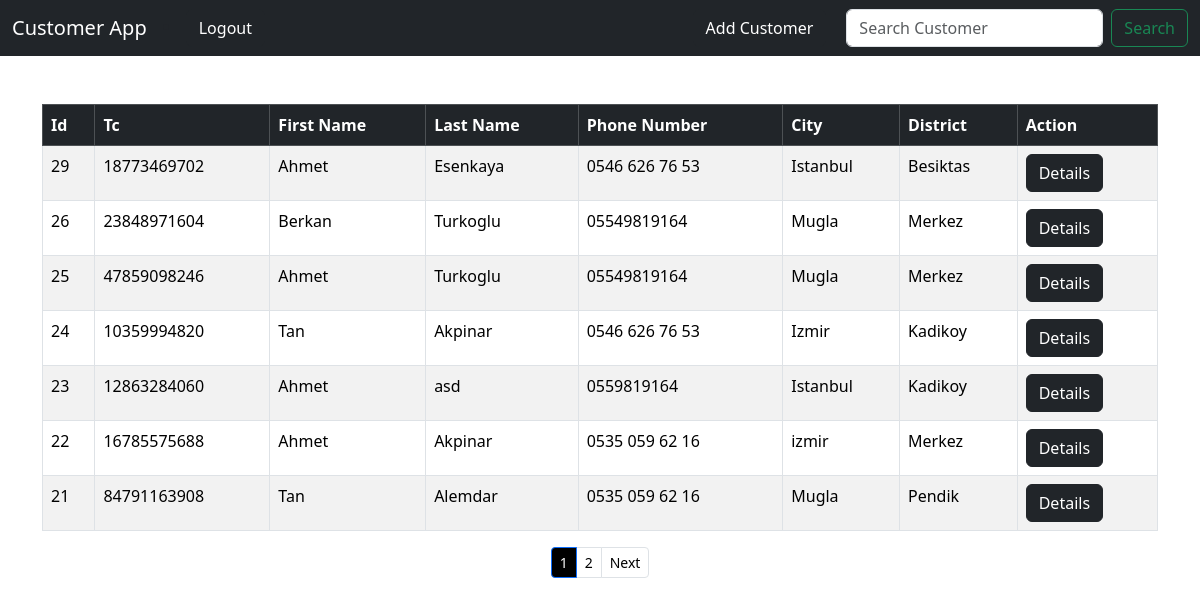
The app's page / (signed in) with its own data.
### crm/models.py (models this page shows, shortened)
class Customer(models.Model):
    created_at = models.DateTimeField(auto_now_add=True)
    tc_no = models.IntegerField(editable=True, validators=[
        RegexValidator(
            r'^[1-9]{1}[0-9]{9}[02468]{1}$',
            message="Invalid Tc No ",
            code="invalid_number"
            )
        ], unique=True)
    first_name = models.CharField(max_length=50, editable=True)
    last_name =  models.CharField(max_length=50, editable=True)
    phone = models.CharField(max_length=15, editable=True)
    city =  models.CharField(max_length=50, editable=True)
    district =  models.CharField(max_length=50, editable=True)

### crm/views.py (the view)
# urls.py: 2. Add a URL to urlpatterns:  path('', views.home, name='home')
def home(request):
    if request.method == 'POST':
        username = request.POST['username']
        password = request.POST['password']
        user = authenticate(request, username=username, password=password)
        if user is not None:
            login(request, user)
            messages.success(request, "You have been logged in!")
            return redirect('home')
        else :
            messages.error(request, "There was an error! Please check your password or username!")
            return redirect('home')
    else :
        p = Paginator(Customer.objects.all().order_by('-created_at'), 7)
        page = request.GET.get('page')
        customers = p.get_page(page)
        return render(request, 'home.html', {'customers' : customers})

### crm/templates/home.html (shortened to what this page needs)
{% extends 'base.html' %}
{% block content %}
    {% if user.is_authenticated %}
        <table class="table table-striped table-hover table-bordered">
          <thead class="table-dark" >
            <tr >
              <th scope="col">Id</th>
              <th scope="col">Tc</th>
              <th scope="col">First Name</th>
              <th scope="col">Last Name</th>
              <th scope="col">Phone Number</th>
              <th scope="col">City</th>
              <th scope="col">District</th>
              <th scope="col">Action</th>
            </tr>
          </thead>
          <tbody>
              {% if customers %}
                {% for customer in customers %}
                    <tr>
                      <td>{{ customer.id }}</td>
                      <td>{{ customer.tc_no }}</td>
                      <td>{{ customer.first_name }}</td>
                      <td>{{ customer.last_name }}</td>
                      <td>{{ customer.phone }}</td>
                      <td>{{ customer.city }}</td>
                      <td>{{ customer.district }}</td>
                      <td><a href="{% url 'customer' customer.id %}" class="btn btn-dark">Details</a></td>
                    </tr>
                {% endfor %}
              {% endif %}
          </tbody>
        </table>
          <nav aria-label="Page navigation example">
            <ul class="pagination justify-content-center pagination-sm">
                <li class="page-item active">
                  <span class="page-link" style="color: white; background-color: black;">
                    {{ customers.number }}
                  </span>
                </li>
              {% if customers.has_next %}
              <li class="page-item"><a class="page-link" style="color: black;" href="?page={{ customers.next_page_number }}">{{ customers.next_page_number }}</a></li>
              <li class="page-item"><a class="page-link" style="color: black;" href="?page={{ customers.next_page_number }}">Next</a></li>
              {% endif %}
            </ul>
          </nav>
    {% endif %}
{% endblock content %}

### records on screen
Customer: id "29", tc_no "18773469702", first_name "Ahmet", last_name "Esenkaya", phone "0546 626 76 53", city "Istanbul", district "Besiktas"
Customer: id "26", tc_no "23848971604", first_name "Berkan", last_name "Turkoglu", phone "05549819164", city "Mugla", district "Merkez"
Customer: id "25", tc_no "47859098246", first_name "Ahmet", last_name "Turkoglu", phone "05549819164", city "Mugla", district "Merkez"
Customer: id "24", tc_no "10359994820", first_name "Tan", last_name "Akpinar", phone "0546 626 76 53", city "Izmir", district "Kadikoy"
Customer: id "23", tc_no "12863284060", first_name "Ahmet", last_name "asd", phone "0559819164", city "Istanbul", district "Kadikoy"
Customer: id "22", tc_no "16785575688", first_name "Ahmet", last_name "Akpinar", phone "0535 059 62 16", city "izmir", district "Merkez"
Customer: id "21", tc_no "84791163908", first_name "Tan", last_name "Alemdar", phone "0535 059 62 16", city "Mugla", district "Pendik"

### other values on screen
{{ customers.number }} "1"
{{ customers.next_page_number }} "2"
